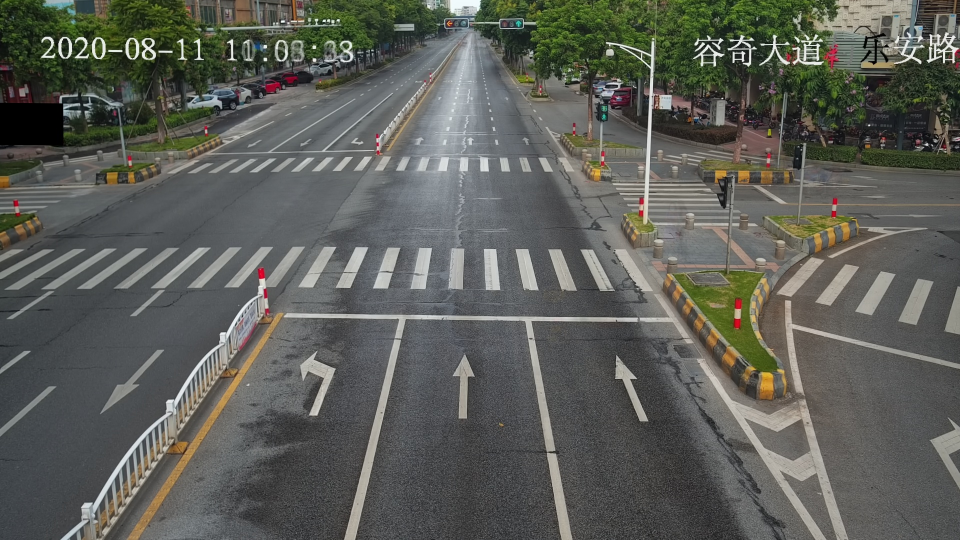
#> input picture east_1.jpg, 1920 x 1080 px (shown at 1/2 size)
$ python main.py
#> lines starting #> are read from the running program, lines starting #| are printed output that depends on the picture; after the words box and inside, x2 and y2 are one past the last pixel; in counts of white or black regions, pixels touching at a corner belong together
import cv2
import numpy as np


# Searches for linear equation variables
# y = kx + b
def find_line_equation(line):
    x1, y1, x2, y2 = line
    k = (y1 - y2) / (x1 - x2)
    b = y2 - k * x2
    return {'k': k, 'b': b}


# Looking for the point where the lines intersect
def find_intersection_point(line_a, line_b):
    x = round((line_b['b'] - line_a['b']) / (line_a['k'] - line_b['k']))
    y = round(line_b['k'] * x + line_b['b'])
    return x, y


def line_detection(img):
    height, width, _ = img.shape
    cv2.imshow("Original", cv2.resize(img, (800, 600)))

    # Convert the img to grayscale
    gray = cv2.cvtColor(img, cv2.COLOR_BGR2GRAY)
    cv2.imshow("Grey", cv2.resize(gray, (800, 600)))

    # TEST CODE
    # Darkness
    darkGrey = cv2.addWeighted(gray, 0.4, np.zeros(gray.shape, gray.dtype), 0.6, 0.0)
    cv2.imshow("DarkGrey", cv2.resize(darkGrey, (800, 600)))
    # HLS
    imgHLS = cv2.cvtColor(img, cv2.COLOR_BGR2HLS)
    cv2.imshow("imgHLS", cv2.resize(imgHLS, (800, 600)))
    # Yellow highlight
    HLSYellow = cv2.inRange(imgHLS, (10, 60, 60), (40, 210, 255))
    cv2.imshow("HLSYellow", cv2.resize(HLSYellow, (800, 600)))
    # White highlight
    HLSWhite = cv2.inRange(imgHLS, (0, 180, 0), (255, 255, 255))
    cv2.imshow("HLSWhite", cv2.resize(HLSWhite, (800, 600)))
    # Create Mask
    mask = cv2.bitwise_or(HLSWhite, HLSYellow)
    finallyMask = cv2.bitwise_and(darkGrey, darkGrey, mask=mask)
    cv2.imshow("finallyMask", cv2.resize(finallyMask, (800, 600)))
    # GaussianBlur for Mask
    gauss = cv2.GaussianBlur(finallyMask, (7, 7), cv2.BORDER_DEFAULT)
    cv2.imshow("GaussianBlur", cv2.resize(gauss, (800, 600)))
    # Canny for GaussianBlur
    testEdges = cv2.Canny(gauss, 50, 150, apertureSize=7)
    cv2.imshow('TestEdges.jpg', cv2.resize(testEdges, (800, 600)))
    # END TEST CODE

    # Canny filter
    edges = cv2.Canny(gray, 10, 30, apertureSize=3)
    cv2.imshow('Grey.jpg', cv2.resize(edges, (800, 600)))

    # Line detection
    lines = cv2.HoughLinesP(testEdges, 1, np.pi / 180, 250, minLineLength=height - height // 5, maxLineGap=height)

    left_line = [width, 0, width, height]
    right_line = [0, 0, 0, height]

    down_line = [0, height, width, height]

    for line in lines:

        x1, y1, x2, y2 = line[0]
        # Classification vertical lines
        if y2 > height - height // 4 and y1 < height // 4:
            # View lines
            cv2.line(img, (x1, y1), (x2, y2), (0, 0, 255), 2)

            if x2 > right_line[2]:
                right_line = [x1, y1, x2, y2]
            continue
        if y1 > height - height // 4 and y2 < height // 4:
            # View lines
            cv2.line(img, (x2, y2), (x1, y1), (0, 255, 0), 2)

            if x1 < left_line[2]:
                left_line = [x2, y2, x1, y1]
            continue

        # TODO: redo please
        # Classification horizontal lines
        if y1 > height // 2 and y2 > height // 2:
            # View lines
            cv2.line(img, (x1, y1), (x2, y2), (255, 0, 0), 2)
            if y1 < down_line[1] and y2 < down_line[3]:
                down_line = [x1, y1, x2, y2]
            continue

    # TODO: bad idea
    # Find up line
    up_line = (down_line[0], down_line[1] - height // 3, down_line[2], down_line[3] - height // 3)

    return left_line, right_line, up_line, down_line


def point_detection(left_line, right_line, up_line, down_line):
    # Calculation of the equation of a straight line
    right_line_equation = find_line_equation(right_line)
    left_line_equation = find_line_equation(left_line)
    down_line_equation = find_line_equation(down_line)
    up_line_equation = find_line_equation(up_line)

    # Calculation point
    point_rd = find_intersection_point(right_line_equation, down_line_equation)
    point_ru = find_intersection_point(right_line_equation, up_line_equation)
    point_ld = find_intersection_point(left_line_equation, down_line_equation)
    point_lu = find_intersection_point(left_line_equation, up_line_equation)

    return point_lu, point_ru, point_rd, point_ld


def image_homography(img):
    # TODO: remove magic
    magic_indent = 150

    height, width, _ = img.shape

    left_line, right_line, up_line, down_line = line_detection(img)

    # View lines
    cv2.line(img, (right_line[0], right_line[1]), (right_line[2], right_line[3]), (0, 255, 0), 2)
    cv2.line(img, (left_line[0], left_line[1]), (left_line[2], left_line[3]), (0, 255, 0), 2)
    cv2.line(img, (down_line[0], down_line[1]), (down_line[2], down_line[3]), (255, 0, 0), 2)
    cv2.line(img, (up_line[0], up_line[1]), (up_line[2], up_line[3]), (255, 0, 0), 2)

    point_lu, point_ru, point_rd, point_ld = point_detection(left_line, right_line, up_line, down_line)

    # View point
    cv2.circle(img, point_rd, 6, (0, 0, 255), -1)
    cv2.circle(img, point_ru, 6, (0, 0, 255), -1)
    cv2.circle(img, point_ld, 6, (0, 0, 255), -1)
    cv2.circle(img, point_lu, 6, (0, 0, 255), -1)

    # TODO: remove magic
    # create transformation point
    new_point_ld = point_lu[0], height - magic_indent
    new_point_rd = point_ru[0], height - magic_indent

    # View new point
    cv2.circle(img, new_point_ld, 6, (255, 0, 255), -1)
    cv2.circle(img, new_point_rd, 6, (255, 0, 255), -1)

    # Image homography
    img_square_corners = np.float32([point_ru, point_lu, point_ld, point_rd])
    img_quad_corners = np.float32([point_ru, point_lu, new_point_ld, new_point_rd])
    h, mask = cv2.findHomography(img_square_corners, img_quad_corners)
    bird_view = cv2.warpPerspective(img, h, (width, height))

    # View image
    cv2.imshow('img', cv2.resize(img, (800, 600)))
    cv2.imshow('out', cv2.resize(bird_view, (800, 600)))

    return bird_view


if __name__ == '__main__':
    image = cv2.imread('east_1.jpg')
#> image is the input picture: shape (1080, 1920, 3); mean B, G, R 87.9, 94, 92.4

    bird_view = image_homography(image)
#> in line_detection, `HLSYellow = cv2.inRange(imgHLS, (10, 60, 60), (40, 210, 255))`:
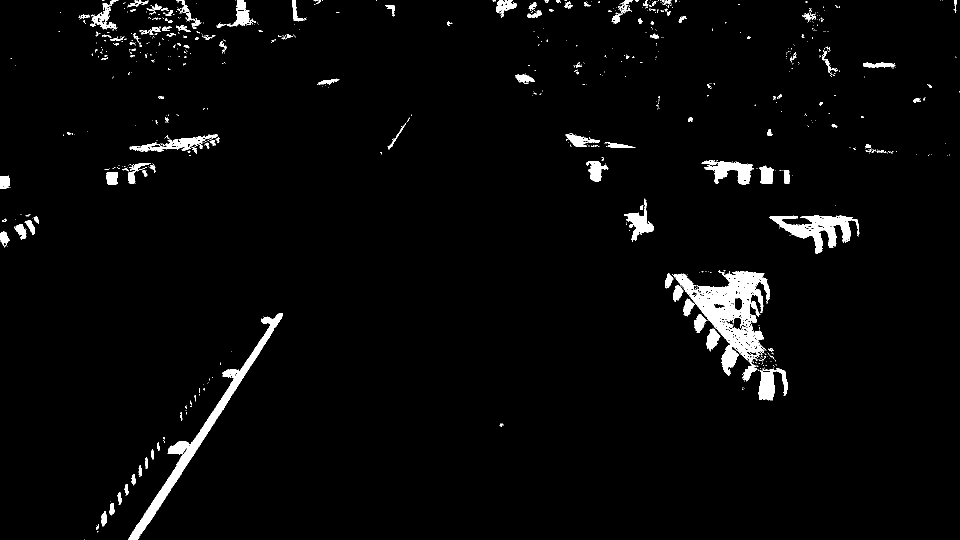
#> HLSYellow: shape (1080, 1920) (shown at 1/2 size); 2.9% white; 794 white regions (659 under 20 px), largest, box (x1, y1, x2, y2) and area: (1345, 542, 1540, 763) 14665, (257, 626, 566, 1080) 9511, (1539, 430, 1719, 507) 5229
#> in line_detection, `edges = cv2.Canny(gray, 10, 30, apertureSize=3)`:
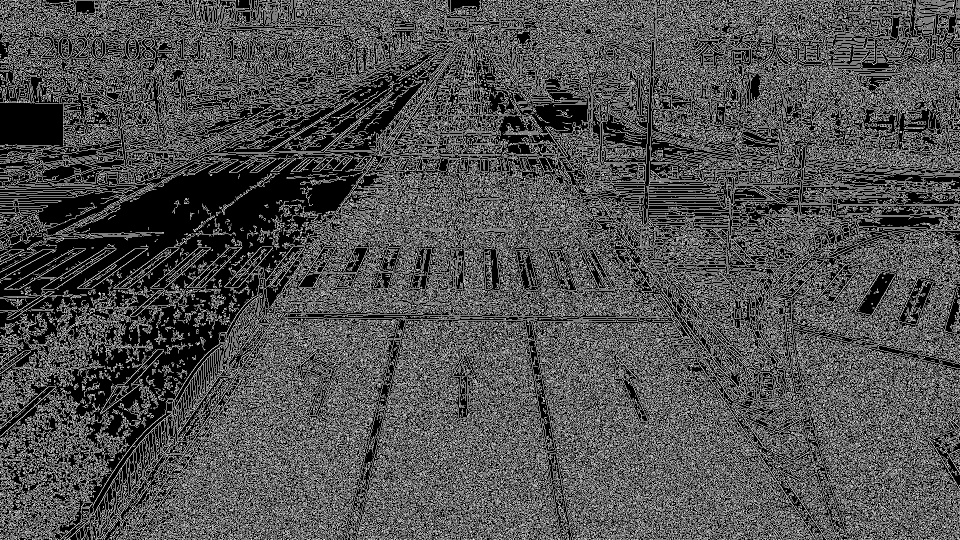
#> edges: shape (1080, 1920) (shown at 1/2 size); 31.4% white in thin lines or dots
#> in line_detection, `cv2.imshow('Grey.jpg', cv2.resize(edges, (800, 600)))`:
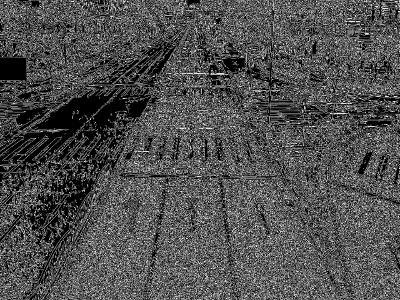
#> window 'Grey.jpg': shape (600, 800) (shown at 1/2 size); min 0, max 255, mean 79.9
#> in line_detection, `lines = cv2.HoughLinesP(testEdges, 1, np.pi / 180, 250, minLineLength=..`: lines = [[705, 1079, 951, 16], [712, 1078, 960, 0], [929, 3, 1617, 1062], [472, 632, 1598, 652], [148, 1056, 959, 18], [144, 1059, 959, 16]]
#> the loop in line_detection, `for line in lines: ` made 6 passes
#> (x1, y1, x2, y2, left_line) on passes 1, 5, 6: (705, 1079, 951, 16, [951, 16, 705, 1079]), (148, 1056, 959, 18, [959, 18, 148, 1056]), (144, 1059, 959, 16, [959, 16, 144, 1059])
#> after the loop in line_detection, `for line in lines:`:
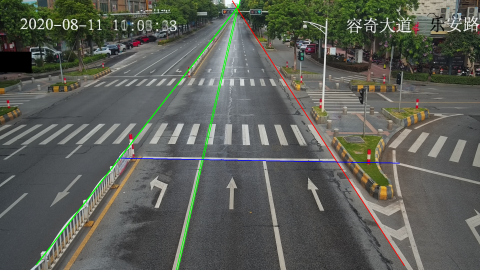
#> img: shape (1080, 1920, 3) (shown at 1/4 size); mean B, G, R 87, 94.2, 91.6
#> in line_detection, `up_line = (down_line[0], down_line[1] - height // 3, down_line[2], dow..`: up_line = (472, 272, 1598, 292)
#> in image_homography, `left_line, right_line, up_line, down_line = line_detection(img)`: left_line = [959, 16, 144, 1059]; right_line = [929, 3, 1617, 1062]; up_line = (472, 272, 1598, 292); down_line = [472, 632, 1598, 652]
#> in find_line_equation, `x1, y1, x2, y2 = line`: x1 = 929; y1 = 3; x2 = 1617; y2 = 1062
#> in find_line_equation, `k = (y1 - y2) / (x1 - x2)`: k = 1.54
#> in find_line_equation, `b = y2 - k * x2`: b = -1427
#> in point_detection, `right_line_equation = find_line_equation(right_line)`: right_line_equation = {'k': 1.54, 'b': -1427}
#> in point_detection, `left_line_equation = find_line_equation(left_line)`: left_line_equation = {'k': -1.28, 'b': 1243.3}
#> in point_detection, `down_line_equation = find_line_equation(down_line)`: down_line_equation = {'k': 0.0178, 'b': 623.6}
#> in point_detection, `up_line_equation = find_line_equation(up_line)`: up_line_equation = {'k': 0.0178, 'b': 263.6}
#> in find_intersection_point, `x = round((line_b['b'] - line_a['b']) / (line_a['k'] - line_b['k']))`: x = 1348
#> in find_intersection_point, `y = round(line_b['k'] * x + line_b['b'])`: y = 648
#> in point_detection, `point_rd = find_intersection_point(right_line_equation, down_line_equa..`: point_rd = (1348, 648)
#> in point_detection, `point_ru = find_intersection_point(right_line_equation, up_line_equati..`: point_ru = (1111, 283)
#> in point_detection, `point_ld = find_intersection_point(left_line_equation, down_line_equat..`: point_ld = (478, 632)
#> in point_detection, `point_lu = find_intersection_point(left_line_equation, up_line_equation)`: point_lu = (755, 277)
#> in image_homography, `point_lu, point_ru, point_rd, point_ld = point_detection(left_line, ri..`: point_ru = (1111, 283); point_rd = (1348, 648); point_ld = (478, 632)
#> in image_homography, `new_point_ld = point_lu[0], height - magic_indent`: new_point_ld = (755, 930)
#> in image_homography, `new_point_rd = point_ru[0], height - magic_indent`: new_point_rd = (1111, 930)
#> in image_homography, `img_square_corners = np.float32([point_ru, point_lu, point_ld, point_r..`: img_square_corners = [[1111, 283], [755, 277], [478, 632], [1348, 648]]
#> in image_homography, `img_quad_corners = np.float32([point_ru, point_lu, new_point_ld, new_p..`: img_quad_corners = [[1111, 283], [755, 277], [755, 930], [1111, 930]]
#> in image_homography, `h, mask = cv2.findHomography(img_square_corners, img_quad_corners)`: h = [[-10.99, -43.35, 11744.1], [0.775, -63.08, 13747.9], [0.000426, -0.0457, 1]]; mask = [1, 1, 1, 1]
#> in image_homography, `bird_view = cv2.warpPerspective(img, h, (width, height))`:
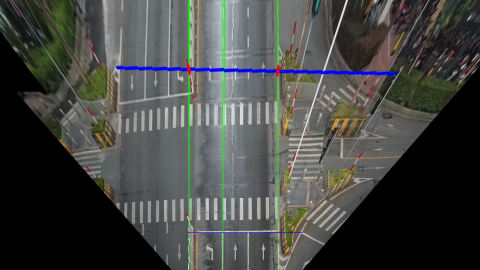
#> bird_view: shape (1080, 1920, 3) (shown at 1/4 size); mean B, G, R 66.9, 70, 68.3
#> in image_homography, `cv2.imshow('img', cv2.resize(img, (800, 600)))`:
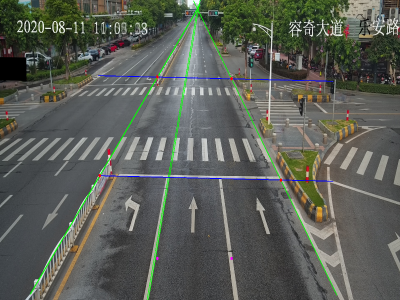
#> window 'img': shape (600, 800, 3) (shown at 1/2 size); mean B, G, R 87.2, 94.4, 90.8
#> in image_homography, `cv2.imshow('out', cv2.resize(bird_view, (800, 600)))`:
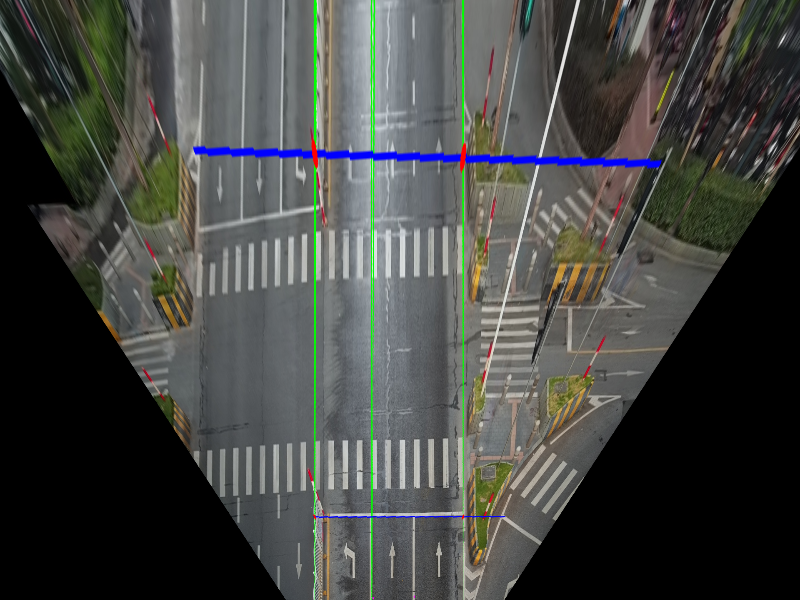
#> window 'out': shape (600, 800, 3); mean B, G, R 66.9, 69.9, 68.2

    cv2.imwrite('linesDetected.jpg', image)
    cv2.imwrite('homography.jpg', bird_view)

    cv2.waitKey()

$ run again, with north_1.jpg copied over east_1.jpg
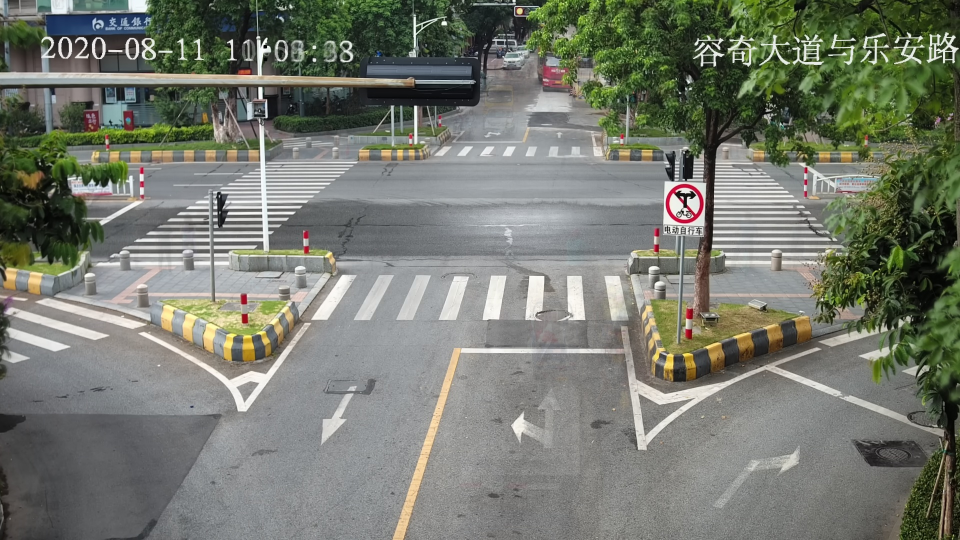
#> input picture north_1.jpg, 1920 x 1080 px (shown at 1/2 size)
#> image is the input picture: shape (1080, 1920, 3); mean B, G, R 110.5, 121.3, 117.4
#> imgHLS: shape (1080, 1920, 3); mean of channels 0, 1, 2 58.9, 116.3, 33.1
#> in line_detection, `HLSYellow = cv2.inRange(imgHLS, (10, 60, 60), (40, 210, 255))`:
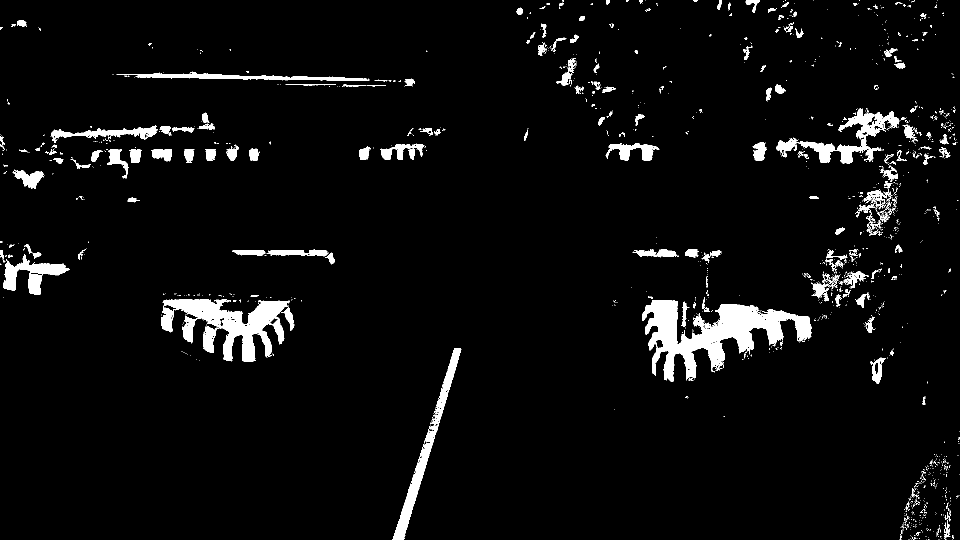
#> HLSYellow: shape (1080, 1920) (shown at 1/2 size); 4.5% white; 1536 white regions (1335 under 20 px), largest, box (x1, y1, x2, y2) and area: (1284, 600, 1623, 764) 21731, (322, 598, 589, 724) 14178, (1553, 216, 1799, 325) 6428
#> HLSWhite: shape (1080, 1920); 9% white; 1585 white regions (1204 under 20 px), largest, box (x1, y1, x2, y2) and area: (427, 248, 699, 503) 12454, (1256, 730, 1685, 900) 10285, (786, 696, 1210, 1080) 8762
#> testEdges: shape (1080, 1920); 4.9% white in thin lines or dots
#> edges: shape (1080, 1920); 30.4% white in thin lines or dots
#> lines = 43 rows, first 6: [58, 373, 1801, 373], [12, 592, 1886, 592], [47, 365, 1803, 365], [102, 381, 1796, 381], [785, 1078, 1134, 2], [32, 354, 1809, 354]
#> the loop in line_detection, `for line in lines: ` made 43 passes
#> (x1, y1, x2, y2, left_line) on pass 5: (785, 1078, 1134, 2, [1134, 2, 785, 1078])
#> in line_detection, `up_line = (down_line[0], down_line[1] - height // 3, down_line[2], dow..`: up_line = (11, 192, 1792, 192)
#> in image_homography, `left_line, right_line, up_line, down_line = line_detection(img)`: left_line = [1134, 2, 785, 1078]; right_line = [21, 145, 1918, 873]; up_line = (11, 192, 1792, 192); down_line = [11, 552, 1792, 552]
#> in image_homography, `cv2.line(img, (up_line[0], up_line[1]), (up_line[2], up_line[3]), (255..`:
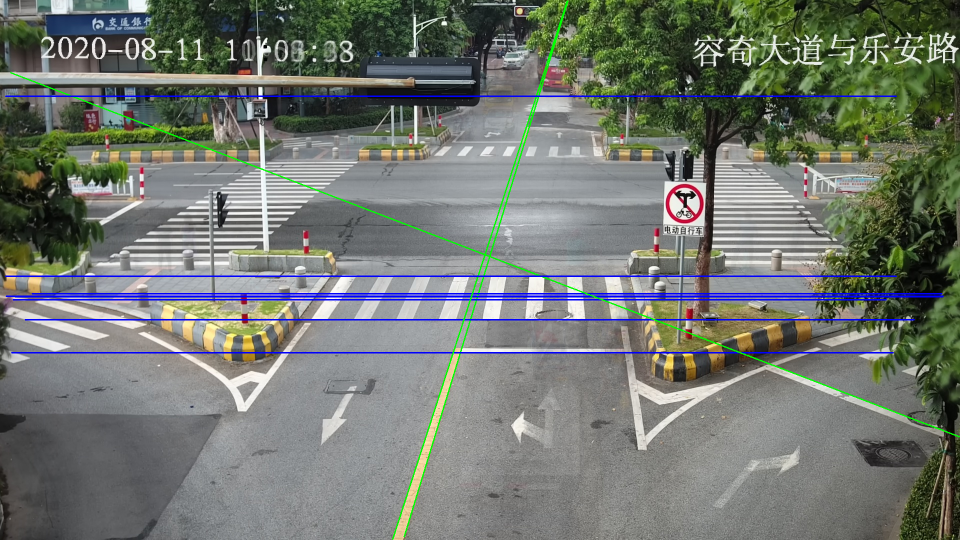
#> img: shape (1080, 1920, 3) (shown at 1/2 size); mean B, G, R 112, 119.2, 113.8
#> in find_line_equation, `x1, y1, x2, y2 = line`: x1 = 21; y1 = 145; x2 = 1918; y2 = 873
#> k = 0.384
#> b = 136.9
#> right_line_equation = {'k': 0.384, 'b': 136.9}
#> left_line_equation = {'k': -3.08, 'b': 3498.2}
#> down_line_equation = {'k': 0, 'b': 552}
#> up_line_equation = {'k': 0, 'b': 192}
#> x = 1082
#> y = 552
#> in point_detection, `point_rd = find_intersection_point(right_line_equation, down_line_equa..`: point_rd = (1082, 552)
#> in point_detection, `point_ru = find_intersection_point(right_line_equation, up_line_equati..`: point_ru = (143, 192)
#> in point_detection, `point_ld = find_intersection_point(left_line_equation, down_line_equat..`: point_ld = (956, 552)
#> in point_detection, `point_lu = find_intersection_point(left_line_equation, up_line_equation)`: point_lu = (1072, 192)
#> in image_homography, `point_lu, point_ru, point_rd, point_ld = point_detection(left_line, ri..`: point_ru = (143, 192); point_rd = (1082, 552); point_ld = (956, 552)
#> new_point_ld = (1072, 930)
#> new_point_rd = (143, 930)
#> img_square_corners = [[143, 192], [1072, 192], [956, 552], [1082, 552]]
#> img_quad_corners = [[143, 192], [1072, 192], [1072, 930], [143, 930]]
#> in image_homography, `h, mask = cv2.findHomography(img_square_corners, img_quad_corners)`: h = [[0.623, -1.91, 365.8], [-1.26e-16, -0.55, 225.2], [-5.22e-19, -0.00196, 1]]; mask = [1, 1, 1, 1]
